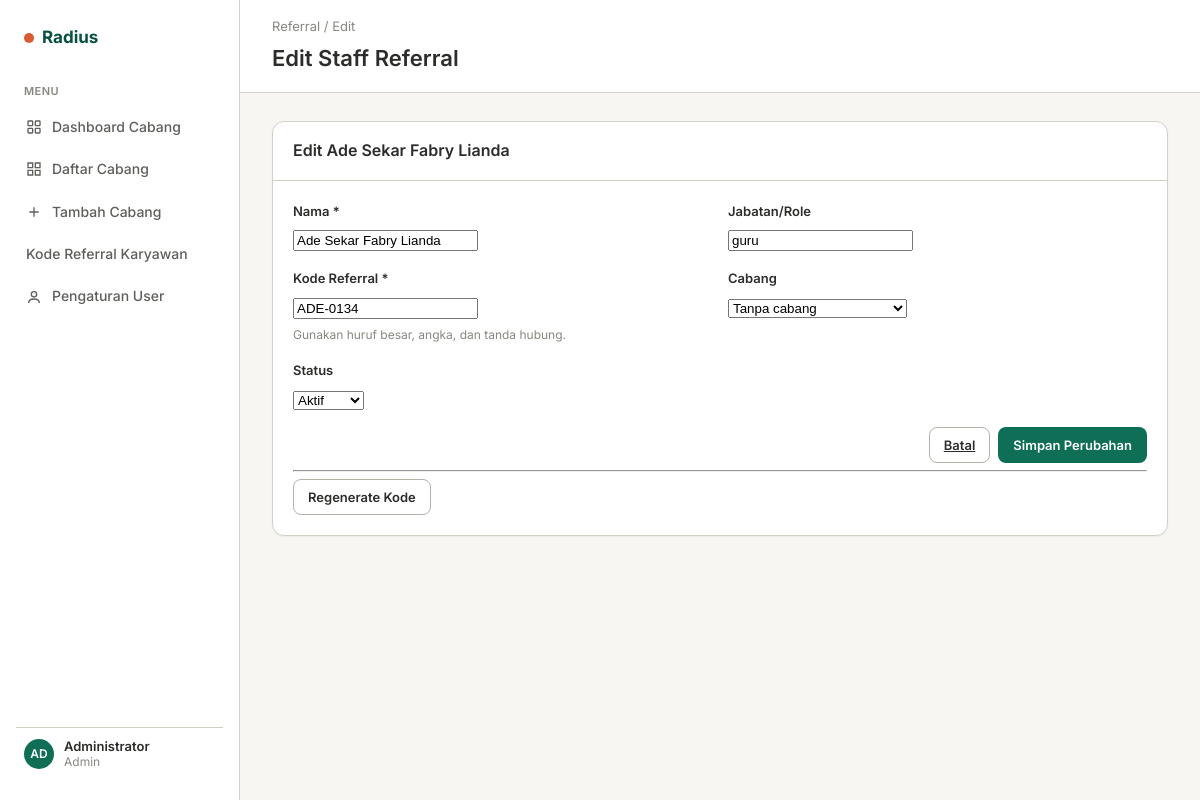
The page /referral/edit/35 (signed in) on the database its author committed.
### tables this page shows
CREATE TABLE IF NOT EXISTS staff (
    id INT AUTO_INCREMENT PRIMARY KEY,
    name VARCHAR(150) NOT NULL,
    employee_code VARCHAR(60) NULL UNIQUE,
    role VARCHAR(80) NOT NULL DEFAULT 'staff',
    branch_id INT NULL,
    referral_code VARCHAR(40) NOT NULL UNIQUE,
    status ENUM('aktif', 'nonaktif') NOT NULL DEFAULT 'aktif',
    created_at TIMESTAMP DEFAULT CURRENT_TIMESTAMP,
    updated_at TIMESTAMP DEFAULT CURRENT_TIMESTAMP ON UPDATE CURRENT_TIMESTAMP,
    CONSTRAINT fk_staff_branch FOREIGN KEY (branch_id) REFERENCES branches(id) ON DELETE SET NULL
);

### app/Helpers/functions.php (called while the page is built, shortened)
<?php
function view(string $view, array $data = []) {
    $viewPath = __DIR__ . "/../../views/{$view}.php";
    extract($data);
    include $viewPath;
}

### app/Controllers/ReferralController.php (called while the page is built, shortened)
<?php
class ReferralController {
    private $staff;
    private $branches;
    public function __construct() {
        global $pdo;
        $this->staff = new Staff($pdo);
        $this->branches = new Branch($pdo);
    }
    public function edit(int $id) {
        $staff = $this->staff->find($id);
        view('referral/edit', ['staff' => $staff, 'branches' => $this->branches->getAll()]);
    }
}

### index.php (called while the page is built, shortened)
<?php
spl_autoload_register(function ($class) {
    if (strpos($class, "App\\") === 0) {
        $path = __DIR__ . "/app/" . str_replace("\\", "/", substr($class, 4)) . ".php";
    }
});
require_once __DIR__ . "/app/Helpers/functions.php";
$route = $_GET["route"] ?? "dashboard";
$routes = require_once __DIR__ . "/config/routes.php";
$matched = null;
$params = [];
foreach ($routes as $pattern => $config) {
    if (strpos($pattern, "{id}") !== false) {
        $regex = "#^" . preg_quote($pattern, "#") . "$#";
        $regex = str_replace("\\{id\\}", "(\d+)", $regex);
        if (preg_match($regex, $route, $matches)) {
            $matched = $config;
            $params["id"] = (int) $matches[1];
            break;
        }
    }
}
if ($matched) {
    $controller = $matched["controller"];
    $action = $matched["action"];
    $controllerFile = $controller . "Controller";
    $controllerPath = __DIR__ . "/app/Controllers/{$controllerFile}.php";
    if (file_exists($controllerPath)) {
        $controllerObj = new $class();
        $controllerObj->$action(...array_values($params));
    } else {
        http_response_code(404);
        view("errors/404");
    }
} else {
    http_response_code(404);
    view("errors/404");
}

### app/Models/Staff.php (called while the page is built, shortened)
<?php
class Staff {
    private $pdo;
    public function __construct(PDO $pdo) {
        $this->pdo = $pdo;
    }
    public function find(int $id): ?array {
        $stmt = $this->pdo->prepare("SELECT s.*, b.name AS branch_name FROM staff s LEFT JOIN branches b ON b.id = s.branch_id WHERE s.id = ?");
        $stmt->execute([$id]);
        $row = $stmt->fetch();
        return $row ?: null;
    }
}

### views/referral/edit.php (the view, shortened to what this page needs)
<div class="card"><div class="card-header"><h2 class="card-title">Edit <?php echo htmlspecialchars($staff['name']); ?></h2></div><div class="card-body"><?php if ($message = flash('error')): ?><div class="alert alert-error"><?php echo htmlspecialchars($message); ?></div><?php endif; ?><form method="POST" action="<?php echo APP_URL . '/referral/update/' . $staff['id']; ?>"><div class="form-row"><div class="form-group"><label>Nama *</label><input name="name" value="<?php echo htmlspecialchars($staff['name']); ?>" required></div><div class="form-group"><label>Jabatan/Role</label><input name="role" value="<?php echo htmlspecialchars($staff['role']); ?>"></div></div><div class="form-row"><div class="form-group"><label>Kode Referral *</label><input name="referral_code" value="<?php echo htmlspecialchars($staff['referral_code']); ?>" pattern="[A-Z0-9-]+" required><div class="helper-text">Gunakan huruf besar, angka, dan tanda hubung.</div></div><div class="form-group"><label>Cabang</label><select name="branch_id"><option value="0">Tanpa cabang</option><?php foreach ($branches as $branch): ?><option value="<?php echo $branch['id']; ?>" <?php echo (int) $staff['branch_id'] === (int) $branch['id'] ? 'selected' : ''; ?>><?php echo htmlspecialchars($branch['name']); ?></option><?php endforeach; ?></select></div></div><div class="form-group"><label>Status</label><select name="status"><option value="aktif" <?php echo $staff['status'] === 'aktif' ? 'selected' : ''; ?>>Aktif</option><option value="nonaktif" <?php echo $staff['status'] === 'nonaktif' ? 'selected' : ''; ?>>Nonaktif</option></select></div><div class="save-row"><a class="btn btn-secondary" href="<?php echo APP_URL; ?>/referral">Batal</a><button class="btn btn-primary">Simpan Perubahan</button></div></form><hr><form method="POST" action="<?php echo APP_URL . '/referral/regenerate/' . $staff['id']; ?>" onsubmit="return confirm('Kode lama akan langsung tidak valid. Lanjutkan?')"><button class="btn btn-secondary">Regenerate Kode</button></form></div></div>
<?php $content = ob_get_clean(); include __DIR__ . '/../layouts/main.php'; ?>

### public/css/style.css (style rules this page uses)
:root { --color-primary-50: #E1F5EE; --color-primary-100: #9FE1CB; --color-primary-400: #1D9E75; --color-primary-600: #0F6E56; --color-primary-800: #085041; --color-primary-900: #04342C; --color-accent-50: #FAECE7; --color-accent-400: #D85A30; --color-accent-600: #993C1D; --color-success: #3B6D11; --color-warning: #854F0B; --color-info: #185FA5; --color-danger: #A32D2D; --color-surface-0: #FFFFFF; --color-surface-1: #F7F6F3; --color-surface-2: #FFFFFF; --color-border: #D3D1C7; --color-border-strong: #B4B2A9; --color-text-primary: #2C2C2A; --color-text-secondary: #5F5E5A; --color-text-muted: #888780; --font-sans: "Inter", -apple-system, "Segoe UI", sans-serif; --font-mono: "IBM Plex Mono", "SFMono-Regular", monospace; --radius-sm: 6px; --radius-md: 8px; --radius-lg: 12px; --shadow-sm: 0 1px 2px rgba(44,44,42,0.06); --shadow-md: 0 2px 8px rgba(44,44,42,0.08); --space-1: 4px; --space-2: 8px; --space-3: 12px; --space-4: 16px; --space-5: 24px; --space-6: 32px; }
* { box-sizing: border-box; }
html, body { margin: 0; padding: 0; font-family: var(--font-sans); background: var(--color-surface-1); color: var(--color-text-primary); font-size: 14px; line-height: 1.6; }
.btn { display: inline-flex; align-items: center; gap: 6px; height: 36px; padding: 0 14px; border-radius: var(--radius-md); font-size: 13px; font-weight: 600; cursor: pointer; border: 1px solid transparent; font-family: inherit; }
.btn-primary { background: var(--color-primary-600); color: white; }
.btn-secondary { background: white; border-color: var(--color-border-strong); color: var(--color-text-primary); }
.form-group { margin-bottom: var(--space-4); }
.form-group label { display: block; font-size: 13px; font-weight: 600; color: var(--color-text-primary); margin-bottom: var(--space-2); }
.form-row { display: grid; grid-template-columns: 1fr 1fr; gap: var(--space-4); }
.helper-text { font-size: 12px; color: var(--color-text-muted); margin-top: 6px; }
.save-row { display: flex; justify-content: flex-end; gap: var(--space-2); margin-top: var(--space-3); }
.card { background: var(--color-surface-2); border: 1px solid var(--color-border); border-radius: var(--radius-lg); box-shadow: var(--shadow-sm); overflow: hidden; }
.card-header { padding: 16px 20px; border-bottom: 1px solid var(--color-border); display: flex; align-items: center; justify-content: space-between; }
.card-title { font-size: 16px; font-weight: 600; margin: 0; }
.card-body { padding: 20px; }

### rows shown on the page
staff: name "Ade Sekar Fabry Lianda", role "guru", referral_code "ADE-0134", status "Aktif"

### other values the page prints
substr(currentUser()["name"] ?? "U", 0, 2) "AD"
currentUser()["name"] "Administrator"
currentUser()["role"] "Admin"
$breadcrumb "Referral / Edit"
$pageTitle "Edit Staff Referral"
